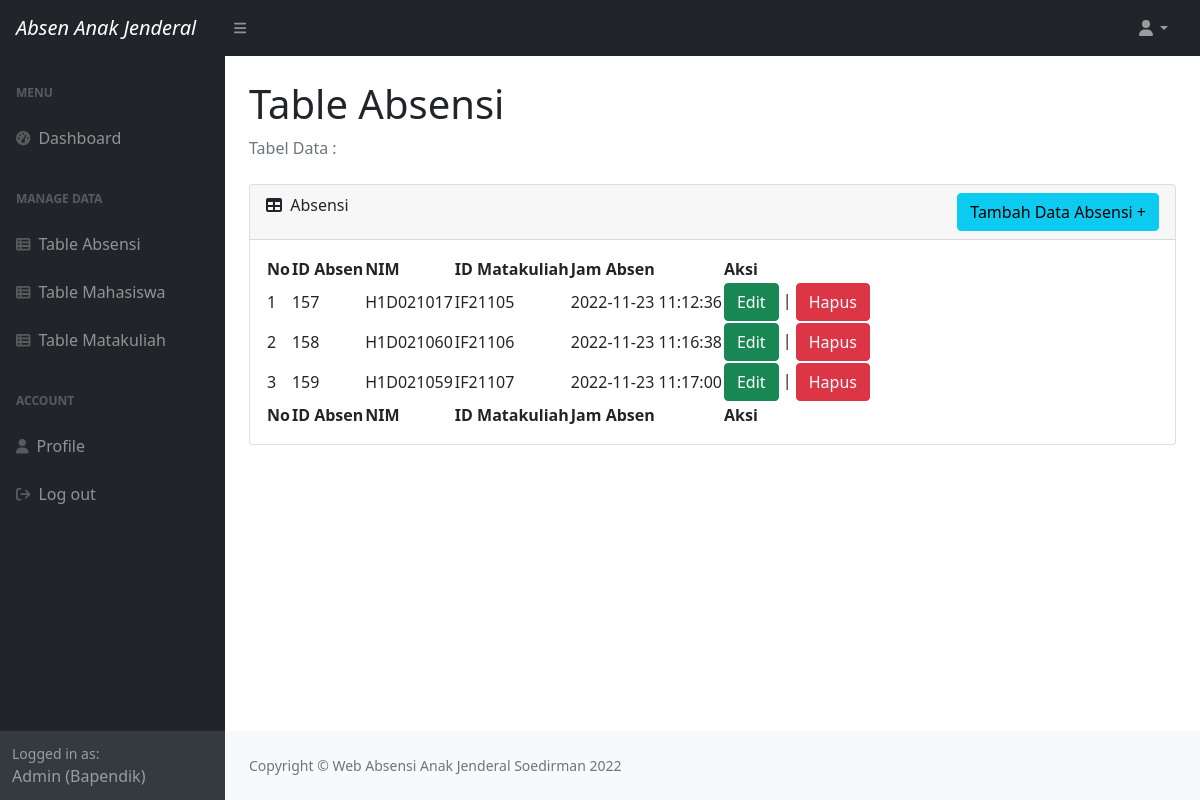
The page /crudabsen.php (signed in) on the database its author committed.
### tables this page shows
CREATE TABLE `absensi` (
  `id_absen` int(11) NOT NULL,
  `nim` varchar(9) NOT NULL,
  `id_mk` varchar(7) NOT NULL,
  `jam_absen` datetime DEFAULT current_timestamp() ON UPDATE current_timestamp()
);

### crudabsen.php (the view, shortened to what this page needs)
<?php
include "koneksi.php";
?>
<!DOCTYPE html>
<html lang="en">
<head>
    <link href="https://cdn.jsdelivr.net/npm/simple-datatables@latest/dist/style.css" rel="stylesheet" />
    <link href="styles/dashboard.css" rel="stylesheet" />
</head>
<body class="sb-nav-fixed">
    <nav class="sb-topnav navbar navbar-expand navbar-dark bg-dark">
        <a class="navbar-brand ps-3" href="dashboard.php" style="font-style:italic;">Absen Anak Jenderal</a>
        <button class="btn btn-link btn-sm order-1 order-lg-0 me-4 me-lg-0" id="sidebarToggle" href="#!"><i
                class="fas fa-bars"></i></button>
        <ul class="navbar-nav ms-auto ms-md-0 me-3 me-lg-4">
            <li class="nav-item dropdown">
                <a class="nav-link dropdown-toggle" id="navbarDropdown" href="#" role="button" data-bs-toggle="dropdown"
                    aria-expanded="false"><i class="fas fa-user fa-fw"></i></a>
            </li>
        </ul>
    </nav>
    <div id="layoutSidenav">
        <div id="layoutSidenav_nav">
            <nav class="sb-sidenav accordion sb-sidenav-dark" id="sidenavAccordion">
                <div class="sb-sidenav-menu">
                    <div class="nav">
                        <div class="sb-sidenav-menu-heading">Menu</div>
                        <a class="nav-link" href="dashboard.php">
                            <div class="sb-nav-link-icon"><i class="fas fa-tachometer-alt"></i></div>
                            Dashboard
                        </a>
                        <div class="sb-sidenav-menu-heading">Manage Data</div>
                        <a class="nav-link" href="crudabsen.php">
                            <div class="sb-nav-link-icon"><i class="fas fa-table-list"></i></div>
                            Table Absensi
                        </a>
                        <a class="nav-link" href="crudmahasiswa.php">
                            <div class="sb-nav-link-icon"><i class="fas fa-table-list"></i></div>
                            Table Mahasiswa
                        </a>
                        <a class="nav-link collapsed" href="crudmatakuliah.php">
                            <div class="sb-nav-link-icon"><i class="fas fa-table-list"></i></div>
                            Table Matakuliah
                        </a>
                        <div class="sb-sidenav-menu-heading">Account</div>
                        <a class="nav-link" href="profile.php">
                            <div class="sb-nav-link-icon"><i class="fas fa-user"></i></div>
                            Profile
                        </a>
                        <a class="nav-link" href="destroy.php">
                            <div class="sb-nav-link-icon"><i class="fas fa-arrow-right-from-bracket"></i></div>
                            Log out
                        </a>
                    </div>
                </div>
                <div class="sb-sidenav-footer">
                    <div class="small">Logged in as:</div>
                    Admin (Bapendik)
                </div>
            </nav>
        </div>
        <div id="layoutSidenav_content">
            <main>
                <div class="container-fluid px-4">
                    <h1 class="mt-4">Table Absensi</h1>
                    <ol class="breadcrumb mb-4">
                        <li class="breadcrumb-item active">Tabel Data :</li>
                    </ol>
                    <div class="card mb-4">
                        <div class="card-header">
                            <i class="fas fa-table me-1"></i>
                            Absensi
                            <a href="absenAdmin.php" class="btn btn-info float-end">Tambah Data Absensi +</a>
                        </div>
                        <div class="card-body">
                            <table id="datatablesSimple">
                                <thead>
                                    <tr>
                                        <th>No</th>
                                        <th>ID Absen</th>
                                        <th>NIM</th>
                                        <th>ID Matakuliah</th>
                                        <th>Jam Absen</th>
                                        <th>Aksi</th>
                                    </tr>
                                </thead>
                                <tfoot>
                                    <tr>
                                        <th>No</th>
                                        <th>ID Absen</th>
                                        <th>NIM</th>
                                        <th>ID Matakuliah</th>
                                        <th>Jam Absen</th>
                                        <th>Aksi</th>
                                    </tr>
                                </tfoot>
                                <tbody>
                                    <?php
                                    $query="SELECT * FROM absensi ORDER BY id_absen ASC";
                                    $result=mysqli_query($conn,$query);
                                    $no = 1;
                                    while($row = mysqli_fetch_array($result)){
                                        ?>
                                    <tr>
                                        <td><?php echo $no ?></td>
                                        <td><?php echo $row['id_absen']; ?></td>
                                        <td><?php echo $row['nim']; ?></td>
                                        <td><?php echo $row['id_mk']; ?></td>
                                        <td><?php echo $row['jam_absen'] ?></td>
                                        <td>
                                            <a class="btn btn-success"
                                                href="form_edit_absensi.php?id_absen=<?php echo $row['id_absen']; ?>">Edit</a> |
                                            <a class="btn btn-danger"
                                                href="proses_delete_absensi.php?id_absen=<?php echo $row['id_absen']; ?>"
                                                onclick="return confirm('Anda yakin akan menghapus data ini?')">Hapus</a>
                                        </td>
                                    </tr>
                                    <?php
                                        $no++;
                                    }
                                    ?>
                                </tbody>
                            </table>
                        </div>
                    </div>
                </div>
            </main>
            <footer class="py-4 bg-light mt-auto">
                <div class="container-fluid px-4">
                    <div class="d-flex align-items-center justify-content-between small">
                        <div class="text-muted">Copyright &copy; Web Absensi Anak Jenderal Soedirman 2022</div>
                    </div>
                </div>
            </footer>
        </div>
    </div>
</body>
</html>

### rows shown on the page
absensi: id_absen "157", nim "H1D021017", id_mk "IF21105", jam_absen "2022-11-23 11:12:36"
absensi: id_absen "158", nim "H1D021060", id_mk "IF21106", jam_absen "2022-11-23 11:16:38"
absensi: id_absen "159", nim "H1D021059", id_mk "IF21107", jam_absen "2022-11-23 11:17:00"
